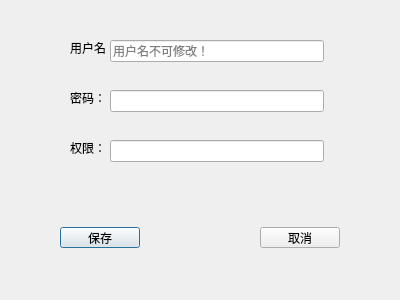
<?xml version="1.0" encoding="UTF-8"?>
<ui version="4.0">
 <class>Dlg_AddUser</class>
 <widget class="QDialog" name="Dlg_AddUser">
  <property name="geometry">
   <rect>
    <x>0</x>
    <y>0</y>
    <width>400</width>
    <height>300</height>
   </rect>
  </property>
  <property name="minimumSize">
   <size>
    <width>400</width>
    <height>300</height>
   </size>
  </property>
  <property name="maximumSize">
   <size>
    <width>400</width>
    <height>300</height>
   </size>
  </property>
  <widget class="QLineEdit" name="le_username">
   <property name="geometry">
    <rect>
     <x>110</x>
     <y>40</y>
     <width>214</width>
     <height>22</height>
    </rect>
   </property>
   <property name="maxLength">
    <number>12</number>
   </property>
   <property name="placeholderText">
    <string>用户名不可修改！</string>
   </property>
  </widget>
  <widget class="QLineEdit" name="le_password">
   <property name="geometry">
    <rect>
     <x>110</x>
     <y>90</y>
     <width>214</width>
     <height>22</height>
    </rect>
   </property>
   <property name="maxLength">
    <number>12</number>
   </property>
  </widget>
  <widget class="QLineEdit" name="le_auth">
   <property name="geometry">
    <rect>
     <x>110</x>
     <y>140</y>
     <width>214</width>
     <height>22</height>
    </rect>
   </property>
  </widget>
  <widget class="QLabel" name="label">
   <property name="geometry">
    <rect>
     <x>70</x>
     <y>40</y>
     <width>41</width>
     <height>16</height>
    </rect>
   </property>
   <property name="text">
    <string>用户名：</string>
   </property>
  </widget>
  <widget class="QLabel" name="label_2">
   <property name="geometry">
    <rect>
     <x>70</x>
     <y>90</y>
     <width>31</width>
     <height>16</height>
    </rect>
   </property>
   <property name="text">
    <string>密码：</string>
   </property>
  </widget>
  <widget class="QLabel" name="label_3">
   <property name="geometry">
    <rect>
     <x>70</x>
     <y>140</y>
     <width>31</width>
     <height>16</height>
    </rect>
   </property>
   <property name="text">
    <string>权限：</string>
   </property>
  </widget>
  <widget class="QPushButton" name="btn_save2">
   <property name="geometry">
    <rect>
     <x>60</x>
     <y>227</y>
     <width>80</width>
     <height>21</height>
    </rect>
   </property>
   <property name="text">
    <string>保存</string>
   </property>
  </widget>
  <widget class="QPushButton" name="btn_cancel2">
   <property name="geometry">
    <rect>
     <x>260</x>
     <y>227</y>
     <width>80</width>
     <height>21</height>
    </rect>
   </property>
   <property name="text">
    <string>取消</string>
   </property>
  </widget>
 </widget>
 <resources/>
 <connections/>
</ui>
